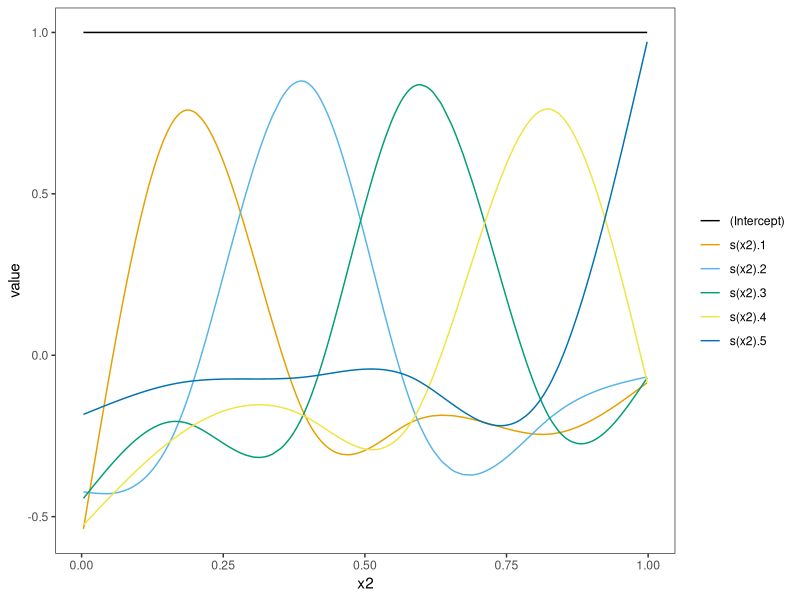
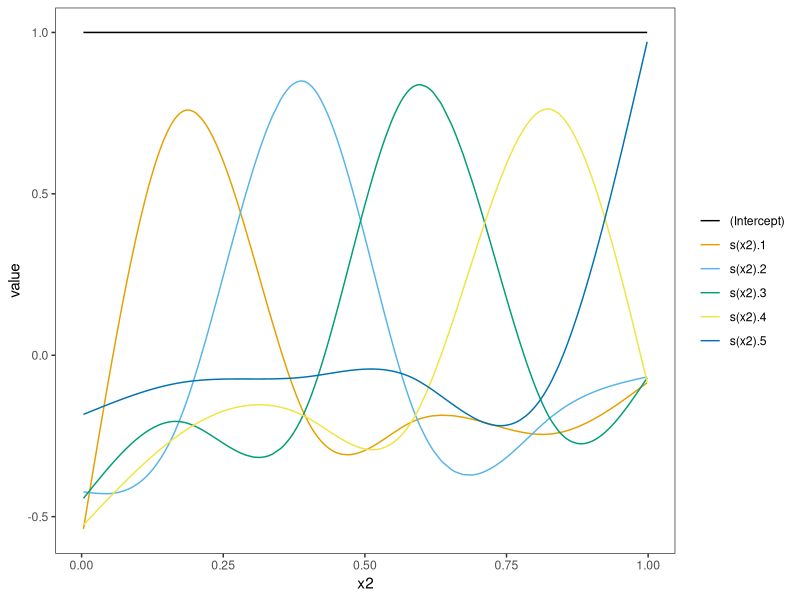
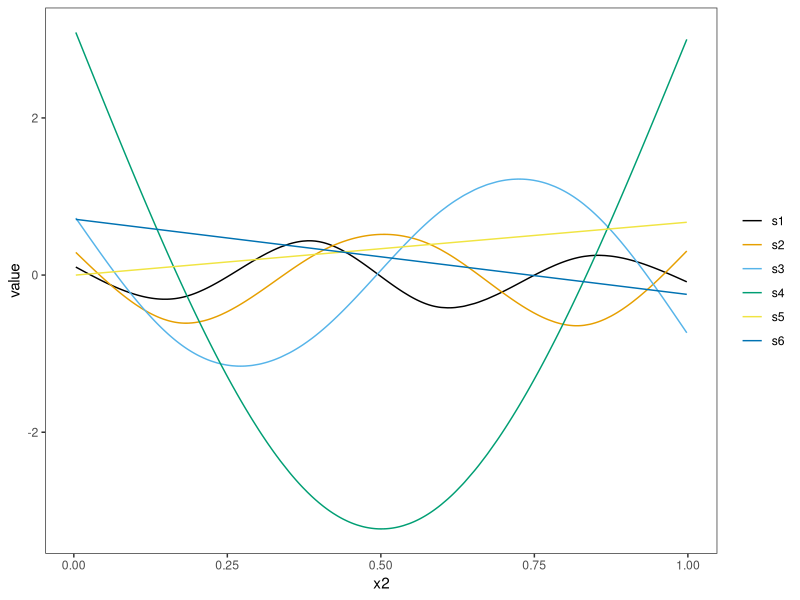
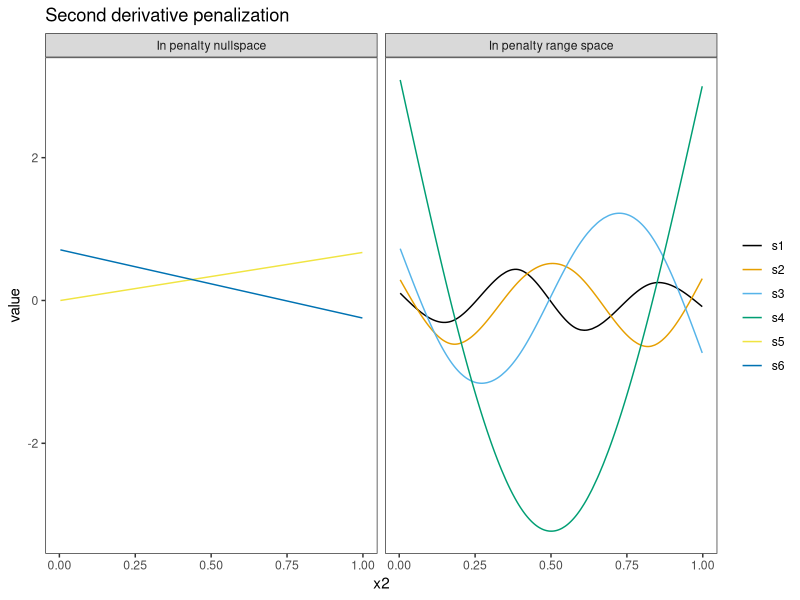

Generate these figures, in order, with R:
## ---- chunk 1
library(mgcv)
library(lme4)
library(tidyverse)
library(ggthemes)
theme_set(theme_bw())
theme_update(panel.grid = element_blank())
## ---- chunk 2
set.seed(2) ## simulate some data... 
dat <- gamSim(1,n=400,dist="normal",scale=2, verbose=FALSE)

mod <- gam(y ~ s(x2, k = 6, bs = "cr"), data = dat, method="ML")
dat <- dat %>% 
  mutate(pred = predict(mod))

Xp <- predict(mod, type = "lpmatrix")
p0 <- as_tibble(Xp) %>% 
  mutate(x2 = dat$x2) %>% 
  pivot_longer(cols = -x2) %>% 
  ggplot(aes(x = x2, y = value, group = name, color = name)) + 
  geom_line() +
  scale_color_colorblind() +
  labs(color = NULL)
  
sm <- smoothCon(s(x2, k = 6, bs = "cr"), data = dat)[[1]]
re <- smooth2random(sm, "")
pm <- cbind(attr(re$rand$g, "Xr"), re$Xf)
colnames(pm) <- paste0("s", 1:ncol(pm))

grid <- as_tibble(pm) %>% 
  mutate(x2 = dat$x2) %>% 
  pivot_longer(cols = -x2) %>% 
  mutate(
    type = case_when(
      str_detect(name, "[1-4]") ~ "In penalty range space",
      TRUE ~ "In penalty nullspace"
    )
  )

p1 <- ggplot(grid, aes(x = x2, y = value, group = name, color = name)) + 
  geom_line() +
  labs(color = NULL) +
  scale_color_colorblind()

p0
## ---- chunk 3
p0
## ---- chunk 4
p1
## ---- chunk 5
p1 + 
  facet_wrap(vars(type)) +
  ggtitle("Second derivative penalization")
